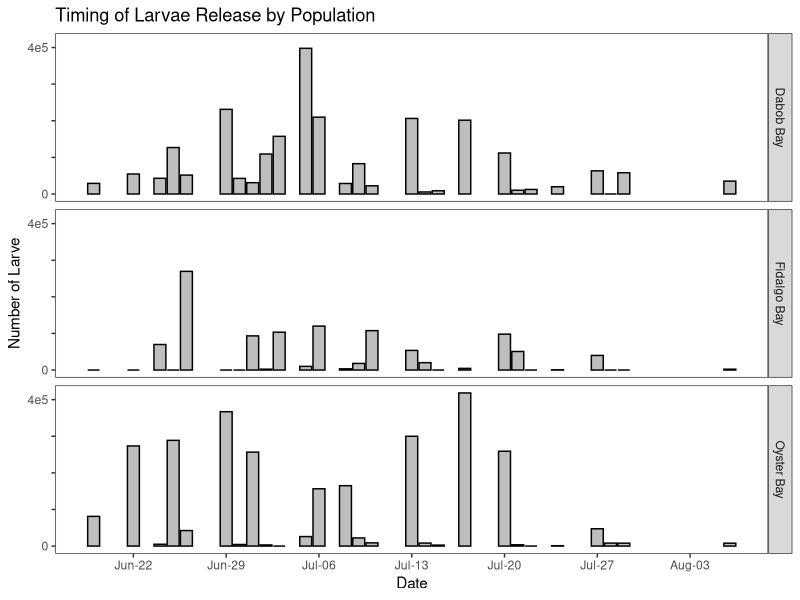

The R source for this figure: (Note: this script raises an error after producing the figure.)
library(ggplot2) #for plotting
library(dplyr) #Data summary
library(plotrix)#for SE calculation
library("grid")#plotting
library(gridExtra) #plotting

setwd("~/Projects/PS_CommonG/Analysis/Phenotype")
larvae = read.csv("Larval counts - Day 1-By Family.csv", header = TRUE)
larvae$Population <- gsub("\\s{1}\\(HC\\)","",larvae$Population)
larvae$Population <- gsub("\\s{1}\\(SS\\)","",larvae$Population)
larvae$Population <- gsub("\\s{1}\\(NF\\)","",larvae$Population)

pop_larvae <- subset(larvae, select = c(Date,Population,Family,Total.Larvae,Total.per.capita)) %>% filter(Family != "") %>% group_by(Date,Population)
pop_larvae$Date <- as.Date(pop_larvae$Date, "%m/%d/%Y")
pop_larvae <- arrange(pop_larvae, Date) %>% mutate(CalDay = format(Date,"%j"))

#Calculate total larvae released across families
pop_total <- summarise(pop_larvae, total.by.date = sum(Total.Larvae))

#Get the number of larvae produced per oyster "percap"
percap.norms <- function(x) {  #write function
  if(x == "Oyster Bay") y <- 99 
  if(x == "Dabob Bay") y <- 94 
  if(x == "Fidalgo Bay") y <- 99 
  return(y) #return result
}
pop_total$percap.norm <- as.numeric(sapply(pop_total$Population,percap.norms))
pop_total$total.per.cap <- pop_total$total.by.date/pop_total$percap.norm 

#Calculate cumulative larvae released through time
pop_total <- group_by(pop_total, Population) %>% mutate(cum.total=cumsum(total.by.date),cum.percap = cumsum(total.per.cap),CalDay = format(Date,"%j")) %>% arrange(Date) %>% select(Date,CalDay,Population,total.by.date,total.per.cap,cum.total,cum.percap)

# Make stacked graphs of cumulative larvae through time and number of larvae released by date
b3<- ggplot(pop_total, aes(x=Date, y=total.by.date)) + facet_grid(Population~.,)+
  geom_bar(stat="identity",position=position_dodge(),colour="black",fill="grey") + ylab("Number of Larve")+
  ggtitle("Timing of Larvae Release by Population")  + scale_y_continuous(labels = c("0","","","","4e5"))+
  scale_x_date(date_breaks = "1 week",date_labels ="%b-%d")+theme_bw()  +
  theme(panel.grid.minor = element_blank(), panel.grid.major = element_blank())
 
l_bw <- ggplot(data=pop_total, aes(x=Date, y=cum.total, group=Population, colour=Population)) +
   geom_line() + ylab("Cumulative Number of Larve") +
   scale_x_date(date_breaks = "1 week",date_labels ="%b-%d")+ scale_y_continuous(breaks = seq(0,2500000,by=500000),labels = c("0","","1e6","","2e6",""))+
   scale_color_grey()+theme_bw() +  theme(plot.margin = unit(c(0,0.9,0,0.2),"cm")) + 
  theme(panel.grid.minor = element_blank(), panel.grid.major = element_blank(), legend.position = c(.2,.8)) +

png(filename = "stacked_larvae_timing_PS2015_bw.png")
grid.arrange(b3,l,nrow=2)
dev.off()

#Stacked graph with color
b <- ggplot(data=pop_total, aes(x=Date, y=total.by.date, group=Population, fill=Population)) + 
  geom_bar(stat="identity",position=position_dodge()) + ylab("Number of Larve Released")+
  ggtitle("Timing of Larvae Release by Population") + 
  scale_x_date(date_breaks = "1 week",date_labels ="%b-%d")+
  scale_fill_manual(values=c("#999999", "#E69F00", "#56B4E9"))+theme_bw() 

l <- ggplot(data=pop_total, aes(x=Date, y=cum.total, group=Population, colour=Population)) +
  geom_line() + geom_point() + ylab("Number of Larve Released") +
  scale_x_date(date_breaks = "1 week",date_labels ="%b-%d")+
  scale_color_manual(values=c("#999999", "#E69F00", "#56B4E9"))+theme_bw() 

png(filename = "stacked_larvae_timing_PS2015_color.png")
grid.newpage()
grid.draw(rbind(ggplotGrob(b),ggplotGrob(l),size="last"))
dev.off()

#Overlay graph with color
bb <- ggplot(data=pop_total, aes(x=Date, y=total.per.cap, group=Population, fill=Population)) + 
  geom_bar(stat="identity",position=position_dodge()) + ylab("Number of Larve Released")+
  ggtitle("Timing of Larvae Per Capita Release by Population") + 
  scale_x_date(date_breaks = "1 week",date_labels ="%b-%d")+
  scale_fill_manual(values=c("#999999", "#E69F00", "#56B4E9"))+theme_bw() 

ll <- ggplot(data=pop_total, aes(x=Date, y=cum.percap, group=Population, colour=Population)) +
  geom_line() + geom_point() + ylab("Number of Larve Released") +
  scale_x_date(date_breaks = "1 week",date_labels ="%b-%d")+
  scale_color_manual(values=c("#999999", "#E69F00", "#56B4E9"))+theme_bw() 
png(filename = "overlay_larvae_timing_PS2015_color.png")
grid.newpage()
grid.draw(rbind(ggplotGrob(bb),ggplotGrob(ll),size="last"))
